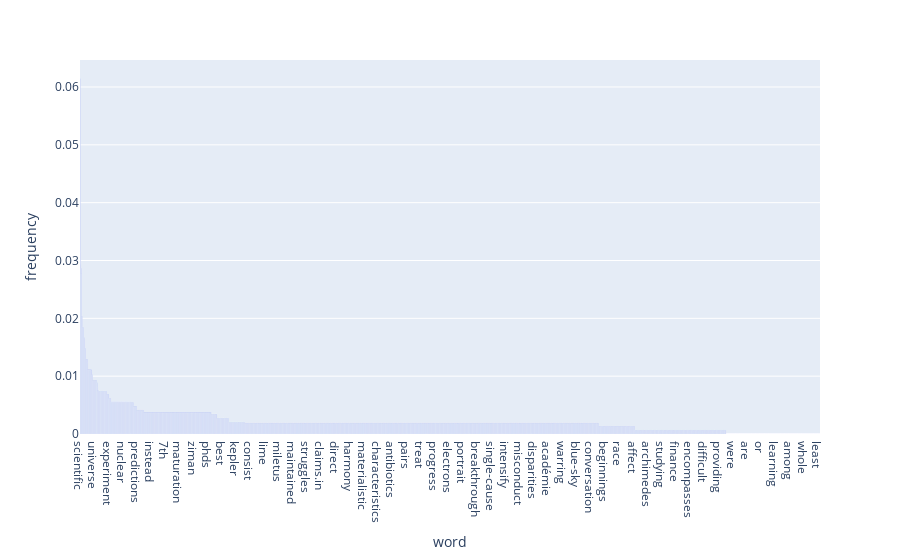

The notebook cell saved with this chart:
### Code cell
# plot figure
fig = px.bar(d, x="word", y="frequency")
fig.show()

### Figure 1 — Plotly figure (JSON) as saved in the notebook; plotly's stock layout.template omitted (floating-point values rounded to 4 significant figures; data arrays with more than 128 entries replaced by an {"elided": "..."} marker saying what was removed)
{"data": [{"alignmentgroup": "True", "hovertemplate": "word=%{x}<br>frequency=%{y}<extra></extra>", "legendgroup": "", "marker": {"color": "#636efa"}, "name": "", "offsetgroup": "", "orientation": "v", "showlegend": false, "textposition": "auto", "type": "bar", "x": {"elided": "2399 str values"}, "xaxis": "x", "y": {"elided": "2399 float values"}, "yaxis": "y"}], "layout": {"autosize": true, "barmode": "relative", "legend": {"tracegroupgap": 0}, "margin": {"t": 60}, "xaxis": {"anchor": "y", "autorange": true, "domain": [0, 1], "range": [-0.5, 2398.0], "title": {"text": "word"}, "type": "category"}, "yaxis": {"anchor": "x", "autorange": true, "domain": [0, 1], "range": [0, 0.06467], "title": {"text": "frequency"}, "type": "linear"}}}
